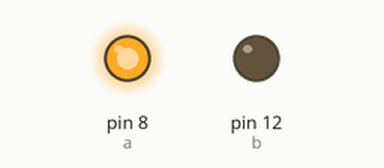
Simulated run of this sketch. Board: Arduino Uno, built with avr-gcc and run on an emulated ATmega328P. Parts: output pins drawn as LEDs (lit = HIGH).

Above: at 0.1 s.
Timing chart, 0 to 1.6 s (numbered marks = the images above):
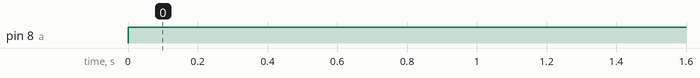

The sketch:

MotorDriverTest.ino
```cpp
int a=8;
int b=12;

void setup() {
  // put your setup code here, to run once:
  pinMode(a, OUTPUT); //IN2
  pinMode(b, OUTPUT); //IN1
}

void loop() {
  // put your main code here, to run repeatedly:
  digitalWrite(a, HIGH);
  digitalWrite(b, LOW);
}
```

Measured:
- by itself, pin 8 (a): LOW → HIGH at 0.00 s
